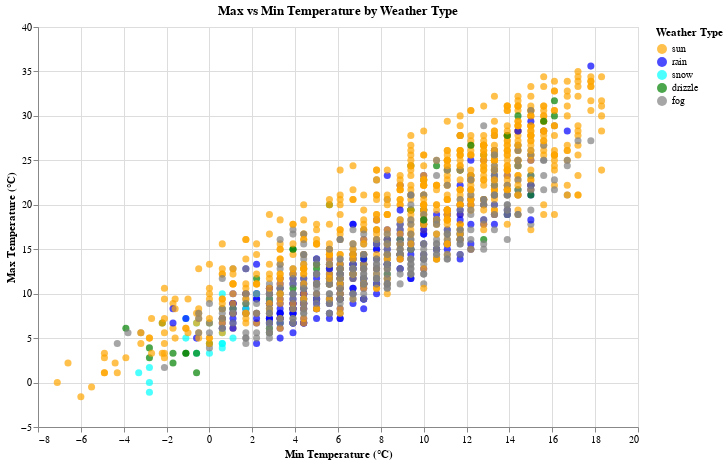

The code cell stored with this chart in its notebook:
### Markdown cell above
##### Question 2 (10 points)

Recreate the figure in Part 3 Question 3 in Homework 1 with Altair. Include necessary title and labels. Here is the question again:
    
    Generate a data visualization to show the relationship between max temperature and min temperature, and then show different color for differnet weather type.

### Code cell
import altair as alt
from vega_datasets import data

weather = data.seattle_weather()

# Define custom colors for different weather types
weather_colors = {
    'sun': 'orange',
    'rain': 'blue',
    'snow': 'cyan',
    'drizzle': 'green',
    'fog': 'gray'
}

# Plot each weather type with its respective color
scatter = alt.Chart(weather).mark_circle(size=50, opacity=0.7).encode(
    x=alt.X('temp_min:Q', title='Min Temperature (°C)'),  
    y=alt.Y('temp_max:Q', title='Max Temperature (°C)'), 
    color=alt.Color('weather:N', 
                   title='Weather Type', 
                   scale=alt.Scale(
                       domain=list(weather_colors.keys()),  
                       range=list(weather_colors.values())  
                   )),
    tooltip=['weather:N', 'temp_min:Q', 'temp_max:Q']  
).properties(
    title='Max vs Min Temperature by Weather Type',
    width=600,
    height=400
).configure_axis(
    grid=True  
)

scatter

### Figure 1 — Vega-Lite specification as saved in the notebook (floating-point values rounded to 4 significant figures; data arrays with more than 128 entries replaced by an {"elided": "..."} marker saying what was removed)
{"config": {"view": {"continuousWidth": 300, "continuousHeight": 300}, "axis": {"grid": true}}, "data": {"name": "data-6881b3c76720a51ecae2e2fb5659aff4"}, "mark": {"type": "circle", "opacity": 0.7, "size": 50}, "encoding": {"color": {"field": "weather", "scale": {"domain": ["sun", "rain", "snow", "drizzle", "fog"], "range": ["orange", "blue", "cyan", "green", "gray"]}, "title": "Weather Type", "type": "nominal"}, "tooltip": [{"field": "weather", "type": "nominal"}, {"field": "temp_min", "type": "quantitative"}, {"field": "temp_max", "type": "quantitative"}], "x": {"field": "temp_min", "title": "Min Temperature (°C)", "type": "quantitative"}, "y": {"field": "temp_max", "title": "Max Temperature (°C)", "type": "quantitative"}}, "height": 400, "title": "Max vs Min Temperature by Weather Type", "width": 600, "$schema": "https://vega.github.io/schema/vega-lite/v5.20.1.json", "datasets": {"data-6881b3c76720a51ecae2e2fb5659aff4": {"elided": "1461 records"}}}
